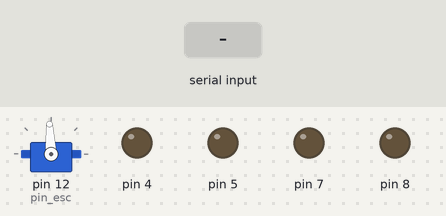
Recording of a sketch running on a simulated Arduino Uno, built with avr-gcc and run on an emulated ATmega328P. Parts: servo, output pins drawn as LEDs (lit = HIGH). The inputs (shaded band) are chosen by the test bench.

Above: at 7.2 s.
7.3 s: "F" received over Serial
At 8.3 s:
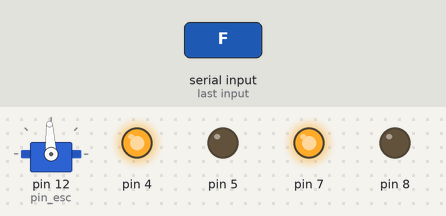
8.9 s: "T" received over Serial
At 9.5 s:
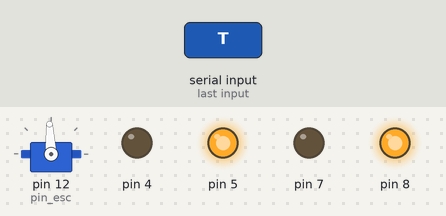
10.4 s: "E" received over Serial
At 10.7 s:
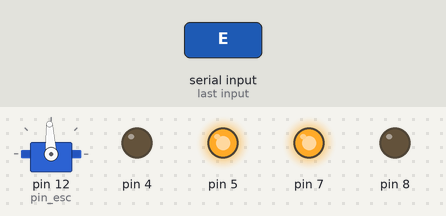
11.9 s: "D" received over Serial
At 13.0 s:
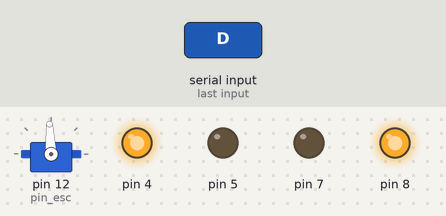
13.4 s: "A" received over Serial
At 14.2 s:
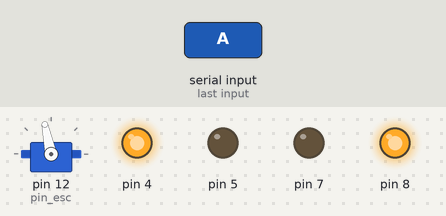
14.9 s: "P" received over Serial
At 15.3 s:
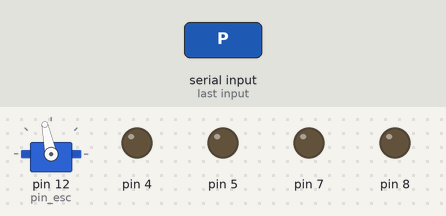
Timing chart, 0 to 17.4 s (numbered marks = the images above; inputs shaded):
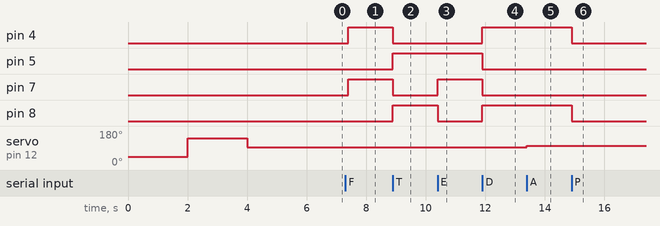

Measured:
- after the input at 7.3 s, pin 4, pin 7: LOW → HIGH after 0.10 s
- after the input at 8.9 s, pin 4, pin 7: HIGH → LOW at once; pin 5, pin 8: LOW → HIGH at once
- after the input at 10.4 s, pin 7: LOW → HIGH at once; pin 8: HIGH → LOW at once
- after the input at 11.9 s, pin 4, pin 8: LOW → HIGH at once; pin 5, pin 7: HIGH → LOW at once
- after the input at 13.4 s, servo on pin 12 (pin_esc): 93° → 102° at once
- after the input at 14.9 s, pin 4, pin 8: HIGH → LOW at once

The sketch:

RC_B_V3.ino
```cpp
#include <Servo.h>

#define p1m1 4
#define p2m1 5
#define p1m2 7
#define p2m2 8
#define pin_esc 12  // Pino PWM para o sinal do ESC

int vel;
Servo esc;

class Motor {
public:
  int p1, p2;
  Motor(int p1, int p2) {
    this->p1 = p1;
    this->p2 = p2;
    pinMode(p1, OUTPUT);
    pinMode(p2, OUTPUT);
    digitalWrite(p1, LOW);
    digitalWrite(p2, LOW);
  }
  void frente(int v) {
    digitalWrite(p1, HIGH);
    digitalWrite(p2, LOW);
  }
  void tras(int v) {
    digitalWrite(p1, LOW);
    digitalWrite(p2, HIGH);
  }
  void para() {
    digitalWrite(p1, LOW);
    digitalWrite(p2, LOW);
  }
  void freia() {
    digitalWrite(p1, HIGH);
    digitalWrite(p2, HIGH);
  }
};

Motor *md = new Motor(p1m1, p2m1);
Motor *me = new Motor(p1m2, p2m2);

void setup() {
  Serial.begin(9600);
  vel = 255;

  // Inicialização do ESC
  esc.attach(pin_esc);

  // Calibração do ESC (pode variar de acordo com o fabricante)
  esc.writeMicroseconds(1000);  // Pulso mínimo (motor parado)
  delay(2000);  // Aguarde 2 segundos
  esc.writeMicroseconds(2000);  // Pulso máximo (motor na velocidade máxima)
  delay(2000);  // Aguarde 2 segundos
  esc.writeMicroseconds(1500);  // Pulso neutro (ponto médio)
  delay(2000);  // Aguarde 2 segundos para garantir que o ESC está calibrado

  // Inicialização dos motores de corrente contínua
  md->para();
  me->para();
}

void loop() {
  char c = Serial.read();
  if (c == 'F') {
    md->frente(vel);
    me->frente(vel);
  }
  if (c == 'T') {
    md->tras(vel);
    me->tras(vel);
  }
  if (c == 'E') {
    md->tras(vel);
    me->frente(vel);
  }
  if (c == 'D') {
    md->frente(vel);
    me->tras(vel);
  }
  if (c == 'P') {
    md->para();
    me->para();
  }

  // Controle do motor brushless via ESC
  if (c == 'A') {  // Exemplo: 'A' para acelerar o motor brushless
    esc.writeMicroseconds(1600);  // Envie um sinal PWM para aumentar a velocidade
  }
  if (c == 'S') {  // Exemplo: 'S' para parar o motor brushless
    esc.writeMicroseconds(1500);  // Envie um sinal PWM neutro para parar o motor
  }

  delay(100);  // Pequena pausa para estabilidade do loop
}
```
